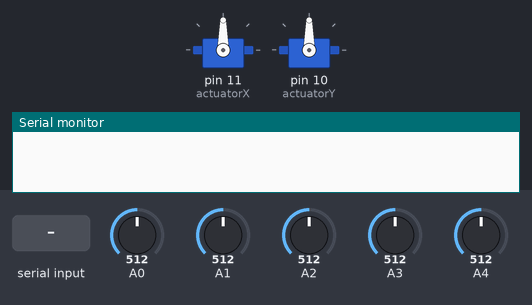
Simulated run of this sketch. Board: Arduino Uno, built with avr-gcc and run on an emulated ATmega328P. Shown: 2 × servo, the last lines printed to the serial monitor. Inputs (shaded band) come from the test bench; at power-on: A0 = 512, A1 = 512, A2 = 512, A3 = 512, A4 = 512.

Above: at 2.8 s.
2.9 s: "1" received over the second serial link
At 4.8 s:
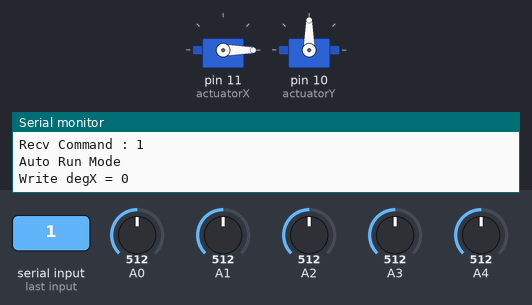
At 6.8 s:
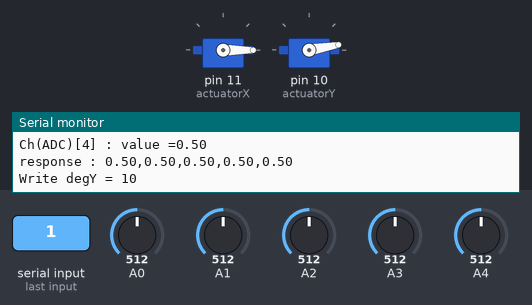
7.0 s: "c" received over the second serial link
At 7.9 s:
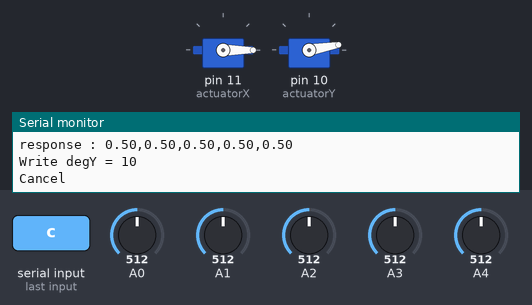
Timing chart, 0 to 10.0 s (numbered marks = the images above; inputs shaded):
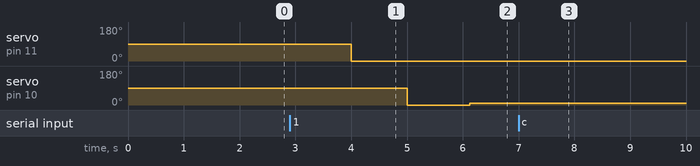

Measured:
- after the input at 2.9 s, servo on pin 11 (actuatorX): 90° → 0° after 1.1 s; servo on pin 10 (actuatorY): 90° → 0° after 2.1 s, → 10° 1.1 s later
- after the input at 7.0 s, servo on pin 11 (actuatorX): stays 0° (without the input it goes to 10° after 7.0 s); servo on pin 10 (actuatorY): stops changing and stays 10°

The sketch:

sketch_jan14b.ino
```cpp
#include <SoftwareSerial.h>
#include <Servo.h>

Servo actuatorX;
Servo actuatorY;

SoftwareSerial BLEtoSerial(2, 3); // RX, TX
#define  DIRECTION_X 'X'
#define DIRECTION_Y 'Y'
#define INDEX_STATE 0
#define INDEX_DIRECTION 2
#define INDEX_CONTROL_VALUE 4

#define SERVO_STEP  10  //DEG
#define WAIT_TIME 1000  //ms
#define ADC_AVERAGING_POINTS  5.0f
#define ADC_CHANNEL 5
#define ADC_VOLTS 5.0f
#define ADC_RESOLUTION  1023.0f

#define ERROR_FLOAT -1.0f
#define ERROR_INT -1

int adcArray[] = {0,1,2,3,4};

enum STATE
{
  STATE_IDLE = 0,
  STATE_MANUAL_RUNNING = 1,
  STATE_AUTO_RUNNING = 2,
};

STATE currentState = STATE_IDLE;
char* command;

void setup()
{
  // put your setup code here, to run once:
  actuatorX.attach(11);
  actuatorY.attach(10);

  BLEtoSerial.begin(115200);

  // for debug
  Serial.begin(9600);
}

void loop()
{
  // put your main code here, to run repeatedly:
  switch(currentState)
  {
    case STATE_IDLE:
      Command_Idle();
    break;

    case STATE_MANUAL_RUNNING:
      Serial.println("Manual Run Mode");
      Command_ManualRun();
    break;

    case STATE_AUTO_RUNNING:
      Serial.println("Auto Run Mode");
      Command_AutoRun();
    break;
  }

  delay(WAIT_TIME);
}

void Command_Idle()
{
  String s = SerialRead();
  char* rCommand = s.c_str();
  String c;

  if(rCommand[0] != '\0')
  {
    if(rCommand[INDEX_STATE] == '1')
    {
      currentState = STATE_AUTO_RUNNING;
    }
    else if(rCommand[INDEX_STATE] == '2')
    {
      currentState = STATE_MANUAL_RUNNING;
    }

    command = rCommand;
    c = rCommand;
    Serial.print("Recv Command : ");
    Serial.println(c);
  }
}

void Command_ManualRun()
{
  char directions = command[INDEX_DIRECTION];
  String sdeg = &command[INDEX_CONTROL_VALUE];
  float fdeg = StringToFloat(sdeg);

  //map(value, fromLow, fromHigh, toLow, toHigh)
  //整数部のみ、少数は切り捨てられる
  //value: 変換したい数値
  //fromLow: 現在の範囲の下限
  //fromHigh: 現在の範囲の上限
  //toLow: 変換後の範囲の下限
  //toHigh: 変換後の範囲の上限
  int decToPulse = map(fdeg,0,1023,0,179);

  if(directions == DIRECTION_X)
  {
    Serial.print("Write degX = ");
    Serial.println(fdeg);
    //req. conversion degToPulse
    actuatorX.write(fdeg);
  }
  else if(directions == DIRECTION_Y)
  {
    Serial.print("Write degY = ");
    Serial.println(fdeg);
    //req. conversion degToPulse
    actuatorY.write(fdeg);
  }
  else
  {
    Serial.print("conversion :");
    Serial.println(directions);
  }

  delay(1000);

  String responseWord = GetADCValue();

  SerialWrite(responseWord);

  currentState = STATE_IDLE;
}


void Command_AutoRun()
{
  for(int degX = 0; degX < 180; degX +=SERVO_STEP)
  {
    //req. conversion degToPulse

    Serial.print("Write degX = ");
    Serial.println(degX);

    actuatorX.write(degX);
    delay(WAIT_TIME);

    for(int degY = 0; degY < 80; degY +=SERVO_STEP)
    {
      Serial.print("Write degY = ");
      Serial.println(degY);

      //req. conversion degToPulse
      actuatorY.write(degY);
      delay(WAIT_TIME);

      String s = SerialRead();
      char* rCommand = s.c_str();
      if(rCommand[0] == 'c')
      {
        currentState = STATE_IDLE;
        Serial.println("Cancel");
        return;
      }

      String responseWord = GetADCValue();

      Serial.print("response : ");
      Serial.println(responseWord);

      SerialWrite(responseWord);
    }
  }
}


String GetADCValue()
{
  int adc = 0;
  String responseWord;
  String sTmp;

  for(int iCh = 0; iCh < ADC_CHANNEL; iCh++)
  {
    for(int cnt = 0; cnt < ADC_AVERAGING_POINTS; cnt++)
    {
      adc = analogRead(adcArray[iCh]);
    }

    sTmp = (adc/ADC_AVERAGING_POINTS) * ADC_VOLTS / ADC_RESOLUTION;
    Serial.print("Ch(ADC)[");
    Serial.print(iCh);
    Serial.print("] : value =");
    Serial.println(sTmp);

    responseWord += sTmp;
    if(iCh != ADC_CHANNEL-1)
    {
      responseWord += ",";
    }
  }

  return responseWord;
}


/*--------------*/
/*      Utility       */
/*--------------*/
float StringToFloat(String s)
{
  float result;
  char *ErrPtr;

  if(s=="") return ERROR_FLOAT;
  result=strtod(s.c_str(),&ErrPtr);
  if(*ErrPtr=='\0') {
    return result;
  } else {
    return ERROR_FLOAT;
  }
}

String SerialRead()
{
  String recvData = "";
  String abc = "";

  BLEtoSerial.listen();

  while(BLEtoSerial.available() > 0)
  {
    char rTmp = BLEtoSerial.read();
    recvData += rTmp;
  }

  return recvData;
}

void SerialWrite(String wword)
{
  BLEtoSerial.listen();

  delay(10);

  BLEtoSerial.println(wword);
}
```
